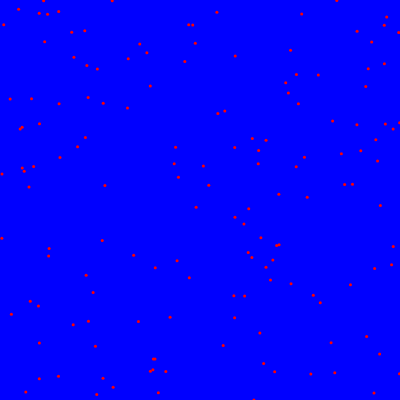
Frame 1 (no input)
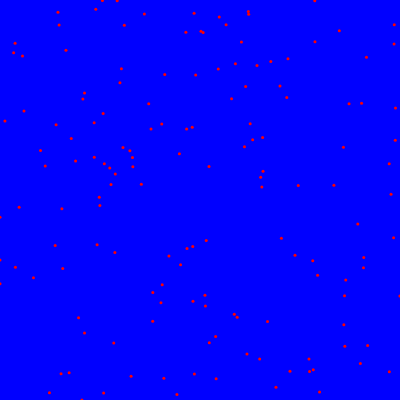
Frame 60 (no input)
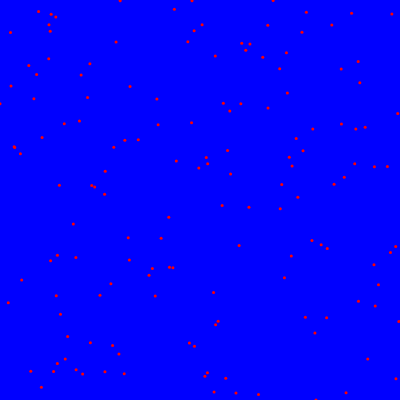
Frame 120 (the mouse pressed at the canvas centre since frame 60)

The p5.js sketch that drew these frames (run headless with seeded random() and noise() and a simulated clock; from frame 60 on, the mouse is pressed at the canvas centre):

// p5.js sketch
// ── sketch.js
var etoiles = [];

function setup() {
  createCanvas(400, 400);
  noStroke();

  // on cree 150 etoiles au hasard
  for (var i = 0; i < 150; i++) {
    etoiles.push({ x: random(width), y: random(height), v: random(1, 5) });
  }
}

function draw() {
  background(0, 0, 255);
  fill(255, 0, 0);

  for (var i = 0; i < etoiles.length; i++) {
    var e = etoiles[i];
    circle(e.x, e.y, 3);
    e.x = e.x + e.v;
    if (e.x > width) {
      e.x = 0;
    }
  }
}
